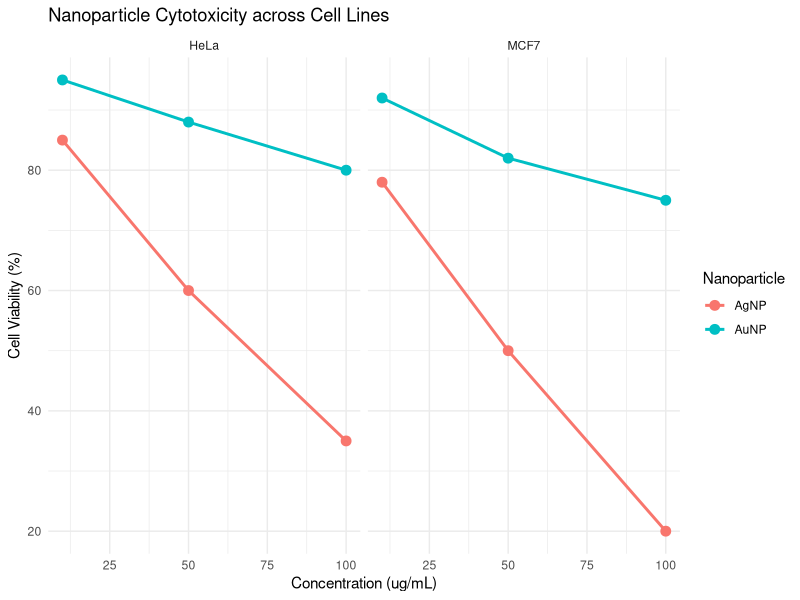

Write R code to recreate this figure.
# Description : Visualizes dose-dependent cytotoxicity profiles (cell viability %) of AuNP and AgNP nanoparticles across multiple cancer cell lines (HeLa & MCF7) using multi-panel ggplot2 faceting.
#______________________________________________________________________________

library(tidyverse)

toxicity_data <- data.frame(
  Cell_Line     = c("HeLa", "HeLa", "HeLa", "HeLa", "HeLa", "HeLa",
                    "MCF7", "MCF7", "MCF7", "MCF7", "MCF7", "MCF7"),
  NP_Type       = c("AuNP", "AuNP", "AuNP", "AgNP", "AgNP", "AgNP",
                    "AuNP", "AuNP", "AuNP", "AgNP", "AgNP", "AgNP"),
  Conc_ug       = c(10, 50, 100, 10, 50, 100, 10, 50, 100, 10, 50, 100),
  Viability_Pct = c(95, 88, 80, 85, 60, 35, 92, 82, 75, 78, 50, 20)
)

print(toxicity_data)

plot <- ggplot( toxicity_data, aes(x = Conc_ug, y = Viability_Pct, color = NP_Type )) + geom_point(size = 3) + geom_line(aes(group = NP_Type), size = 1) +
         facet_wrap(~Cell_Line) + labs( title = "Nanoparticle Cytotoxicity across Cell Lines", x = "Concentration (ug/mL)", y = "Cell Viability (%)", color = "Nanoparticle") + theme_minimal()

print(plot)
